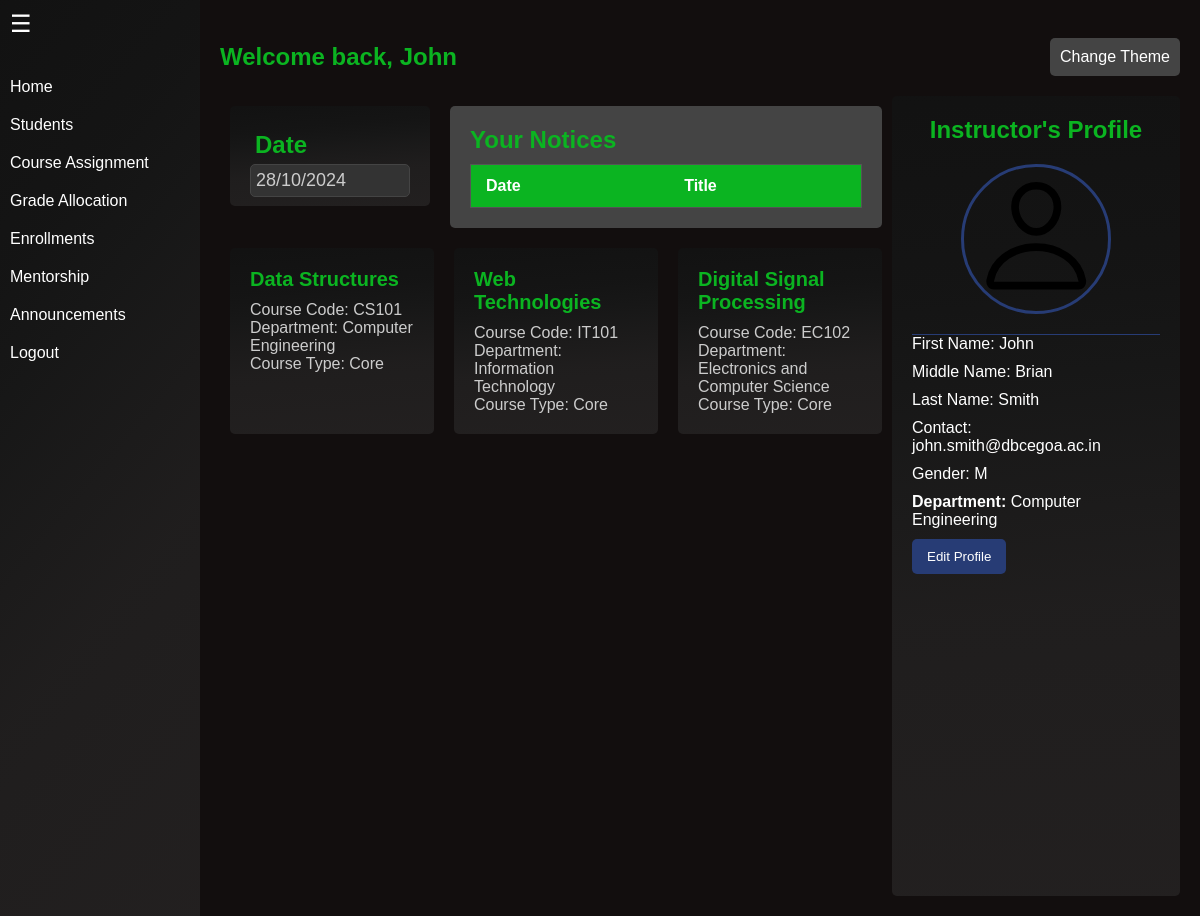
Screenshot of /PHP/teacherprofile.php (signed in) with the database file from the repository.
### tables this page shows
CREATE TABLE `instructors` (
  `Instructor_ID` int(11) NOT NULL,
  `First_Name` varchar(50) NOT NULL,
  `Middle_Name` varchar(50) DEFAULT NULL,
  `Last_Name` varchar(50) NOT NULL,
  `Gender` enum('M','F','X') NOT NULL,
  `Contact_Info` varchar(150) DEFAULT NULL,
  `Profile_Picture` varchar(255) DEFAULT NULL,
  `Department_ID` int(11) DEFAULT NULL,
  `Start_Date` date DEFAULT NULL
);

CREATE TABLE `courses` (
  `Course_ID` int(11) NOT NULL,
  `course_code` varchar(50) NOT NULL,
  `CourseName` varchar(100) NOT NULL,
  `Description` varchar(255) NOT NULL,
  `Credits` int(11) NOT NULL,
  `Department_ID` int(11) NOT NULL,
  `Semester` varchar(10) NOT NULL,
  `Enrollment_Type_ID` int(11) DEFAULT NULL
);

CREATE TABLE `departments` (
  `Department_ID` int(11) NOT NULL,
  `Name` varchar(100) NOT NULL,
  `Description` varchar(255) DEFAULT NULL
);

CREATE TABLE `enrollment_types` (
  `Enrollment_Type_ID` int(11) NOT NULL,
  `Enrollment_Type_Name` enum('Major','Minor','Professional Elective','Open Elective','Core') NOT NULL
);

### PHP/teacherprofile.php (the view, shortened to what this page needs)
<?php
include 'Connection.php';
$user_id = $_SESSION['user_id'];
$courses = [];
$query = "SELECT email FROM users WHERE User_ID = :user_id";
$stmt = $pdo->prepare($query);
$stmt->execute([':user_id' => $user_id]);
$userEmail = $stmt->fetchColumn();
$query = "SELECT * FROM instructors WHERE Contact_Info = :email";
$stmt = $pdo->prepare($query);
$stmt->execute([':email' => $userEmail]);
$instructorDetails = $stmt->fetch(PDO::FETCH_ASSOC);
if ($instructorDetails) {
    $instructorID = $instructorDetails['Instructor_ID'];
    var_dump($_SESSION['instructor_id']);
    $profilePicture = $instructorDetails['Profile_Picture'];
    $defaultImage = '../Assets/Profile.svg';
    if (empty($profilePicture) || !file_exists($profilePicture)) {
        $profilePicture = $defaultImage;
    }
    $query = "SELECT c.CourseName, c.course_code, d.Name AS Department, et.Enrollment_Type_Name
              FROM teaches t
              JOIN courses c ON t.Course_ID = c.Course_ID
              JOIN departments d ON c.Department_ID = d.Department_ID
              JOIN enrollment_types et ON c.Enrollment_Type_ID = et.Enrollment_Type_ID
              WHERE t.Instructor_ID = :instructor_id";
    $stmt = $pdo->prepare($query);
    $stmt->execute([':instructor_id' => $instructorID]);
    $courses = $stmt->fetchAll(PDO::FETCH_ASSOC);
    $query = "SELECT i.*, d.Name AS Department_Name
    FROM instructors i
    LEFT JOIN departments d ON i.Department_ID = d.Department_ID
    WHERE i.Instructor_ID = :instructor_id";
    $stmt = $pdo->prepare($query);
    $stmt->execute([':instructor_id' => $instructorID]);
    $instructorDetails = $stmt->fetch(PDO::FETCH_ASSOC);
}
?>
<!DOCTYPE html>
<html lang="en">
<head>
</head>
<body>
    <div id="sidebar">
        <div id="sidebar-icon">&#9776;</div>
        </div>
    <div class="main-content">
        <header>
            <h1 class = "notice-heading">Welcome back, <?php echo htmlspecialchars($instructorDetails['First_Name']); ?></h1>
            <div class="header-controls">
                <button id="theme-toggle">Change Theme</button>
            </div>
        </header>
        <section class="content-area">
            <div class="left-column">
                <div class="info-sections">
                    <div class="section" id="date-section">
                        <h2>Date</h2>
                        <p id="current-date"><?php echo date('d/m/Y'); ?></p>
                    </div>
                    <div class="section" id="notices-section">
                        <h2 class = "notice-heading">Your Notices</h2>
                        <table>
                            <thead>
                                <tr>
                                    <th>Date</th>
                                    <th>Title</th>
                                </tr>
                            </thead>
                        </table>
                    </div>
                </div>
                <div class="course-cards">
                    <?php foreach ($courses as $course): ?>
                        <div class="course-card">
                            <h3><?php echo htmlspecialchars($course['CourseName']); ?></h3>
                            <p>Course Code: <?php echo htmlspecialchars($course['course_code']); ?></p>
                            <p>Department: <?php echo htmlspecialchars($course['Department']); ?></p>
                            <p>Course Type: <?php echo htmlspecialchars($course['Enrollment_Type_Name']); ?></p>
                        </div>
                    <?php endforeach; ?>
                </div>
            </div>
            <div class="profile-section">
                <h2 align="center" class = "notice-heading">Instructor's Profile</h2>
                <div class="profile-top">
                    <img src="<?php echo htmlspecialchars($profilePicture); ?>" alt="Instructor" id="profile-image">
                </div>
                <p>First Name: <span id="first-name-text"><?php echo htmlspecialchars($instructorDetails['First_Name']); ?></span></p>
                <p>Middle Name: <span id="middle-name-text"><?php echo htmlspecialchars($instructorDetails['Middle_Name']); ?></span></p>
                <p>Last Name: <span id="last-name-text"><?php echo htmlspecialchars($instructorDetails['Last_Name']); ?></span></p>
                <p>Contact: <span id="contact-info-text"><?php echo htmlspecialchars($instructorDetails['Contact_Info']); ?></span></p>
                <p>Gender: <span id="gender-text"><?php echo htmlspecialchars($instructorDetails['Gender']); ?></span></p>
                <p><strong>Department:</strong> <span id="department-text"><?= htmlspecialchars($instructorDetails['Department_Name']); ?></span></p>
                <button class="edit-profile-btn" id="edit-profile-btn">Edit Profile</button>
            </div>
        </section>
    </div>
</body>
</html>

### PHP/teacherprofile.php (style rules this page uses)
* { margin: 0; padding: 0; box-sizing: border-box; }
:root { --background-color: #120E0E; --dashboard-bg: white; --sidebar-bg: #273c75; --sidebar-hover-bg: #3c5a99; --text-color: #000; --card-bg: white; --card-shadow: rgba(0, 0, 0, 0.1); --button-bg: #273c75; --button-text: white; --link-hover-color: #95c0c4; --profile-bg: #f5f5f5; --profile-border: #273c75; --courses-list-border: #273c75; --bio-border: #273c75; --form-bg: #ffffff; --form-text: #000000; --enroll-button-bg: #273c75; --enroll-button-text: white; --overlay-bg: rgba(0, 0, 0, 0.5); --expanded-card-bg: rgba(255, 255, 255, 0.95); --notices-bg: #f9f9f9; --notices-border: #ddd; --notices-header-bg: #4CAF50; --notices-header-text: #fff; --notices-row-hover: #f1f1f1; --notices-alt-row: #f9f9f9; --notices-text: #333; }
body { font-family: Arial, sans-serif; background-color: #120E0E; color: #fff; }
#sidebar { width: 60px; position: fixed; left: 0; top: 0; height: 100%; background: linear-gradient(130deg, hsl(0deg 0% 7%) 0%, hsl(0deg 0% 8%) 24%, hsl(0deg 0% 9%) 35%, hsl(0deg 1% 10%) 44%, hsl(0deg 3% 12%) 64%, hsl(0deg 4% 13%) 100%); transition: width 0.3s; }
#sidebar-icon { font-size: 24px; color: white; padding: 10px; cursor: pointer; }
.main-content { margin-left: 60px; padding: 20px; transition: margin-left 0.3s; }
header { display: flex; justify-content: space-between; align-items: center; }
header h1 { font-size: 24px; }
.content-area { display: flex; justify-content: space-between; align-items: flex-start; margin-top: 20px; }
.left-column { display: flex; flex-direction: column; width: 70%; padding: 10px; }
.info-sections { display: flex; justify-content: space-between; align-items: flex-start; }
.section { width: 45%; background-color: #444; padding: 20px; border-radius: 5px; }
.course-cards { display: flex; gap: 20px; margin-top: 20px; justify-content: space-around; }
.course-card { background: linear-gradient(175deg, hsl(0deg 0% 7%) 0%, hsl(0deg 0% 8%) 24%, hsl(0deg 0% 9%) 35%, hsl(0deg 1% 10%) 44%, hsl(0deg 3% 12%) 64%, hsl(0deg 4% 13%) 100%);;; padding: 20px; border-radius: 5px; width: 45%; }
.course-card h3 { font-size: 20px; margin-bottom: 10px; color: #0bb421; }
.course-card p { font-size: 16px; color: #ccc; }
.profile-section { width: 30%; background: linear-gradient(175deg, hsl(0deg 0% 7%) 0%, hsl(0deg 0% 8%) 24%, hsl(0deg 0% 9%) 35%, hsl(0deg 1% 10%) 44%, hsl(0deg 3% 12%) 64%, hsl(0deg 4% 13%) 100%);; padding: 20px; border-radius: 5px; color: white; height: 100vh; box-sizing: border-box; }
.header-controls { display: flex; align-items: center; }
#theme-toggle { padding: 10px; margin-left: 10px; border: none; border-radius: 5px; cursor: pointer; background-color: #444; color: white; font-size: 16px; }
.profile-top { position: relative; display: flex; justify-content: center; align-items: center; flex-direction: column; padding: 20px; border-bottom: 1px solid var(--bio-border); }
.profile-top img { width: 150px; height: 150px; border-radius: 50%; object-fit: cover; border: 3px solid var(--bio-border); }
.profile-section p { margin-bottom: 10px; }
.edit-profile-btn, .save-profile-btn, .cancel-profile-btn { background-color: var(--button-bg); color: var(--button-text); padding: 10px 15px; border-radius: 5px; cursor: pointer; border: none; transition: background-color 0.3s, color 0.3s; width: fit-content; align-self: flex-end; }
#date-section { width: 200px; height: 100px; background: linear-gradient(175deg, hsl(0deg 0% 7%) 0%, hsl(0deg 0% 8%) 24%, hsl(0deg 0% 9%) 35%, hsl(0deg 1% 10%) 44%, hsl(0deg 3% 12%) 64%, hsl(0deg 4% 13%) 100%);; padding: 20px; border-radius: 5px; box-sizing: border-box; }
#date-section h2 { color: #0bb421; padding: 5px; }
#date-section p { color: #ccc; font-size: 18px; padding: 5px; border-radius: 5px; background-color: #333; border: 1px solid #444; }
#notices-section { flex-grow: 1; background-color: #444; padding: 20px; border-radius: 5px; box-sizing: border-box; margin-left: 20px; }
#notices-section table { width: 100%; border-collapse: collapse; margin-top: 10px; }
#notices-section th { background-color: #0bb421; color: white; padding: 10px; text-align: left; }
#notices-section table { border: 1px solid #555; }
#notices-section table th, #notices-section table td { padding: 12px 15px; }
.notice-heading { color: #0bb421; }

### rows the page displays
instructors: First_Name "John", Middle_Name "Brian", Last_Name "Smith", Contact_Info "john.smith@dbcegoa.ac.in", Gender "M", Department_ID.Name "Computer Engineering"
courses: CourseName "Data Structures", course_code "CS101", Department_ID.Name "Computer Engineering"
courses: CourseName "Web Technologies", course_code "IT101", Department_ID.Name "Information Technology", Enrollment_Type_ID.Enrollment_Type_Name "Core"
courses: CourseName "Digital Signal Processing", course_code "EC102", Department_ID.Name "Electronics and Computer Science", Enrollment_Type_ID.Enrollment_Type_Name "Core"
